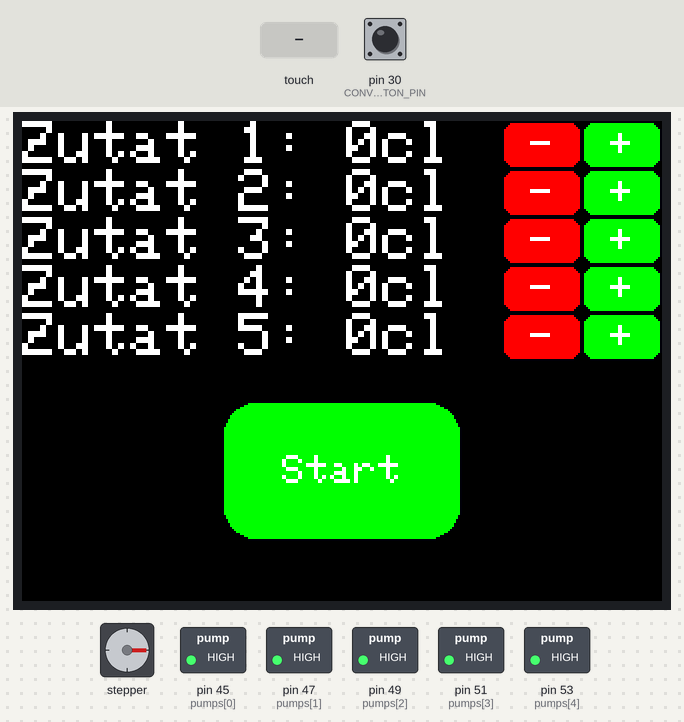
A program run on a simulated Arduino Mega 2560, built with avr-gcc and run on an emulated ATmega2560. On the bench: 320×240 colour display, stepper motor, switched loads named in the program (green lamp = pin HIGH). Inputs (shaded band) come from the test bench; at power-on: pin 30 (CONVEYERBELD_BUTTON_PIN) HIGH. Stepper angles assume 200 steps per turn; what the program prints to the serial monitor is not drawn.

Above: at 2.4 s.
2.5 s: touch panel pressed at 13 % / 90 % of its raw x / y range
At 3.2 s:
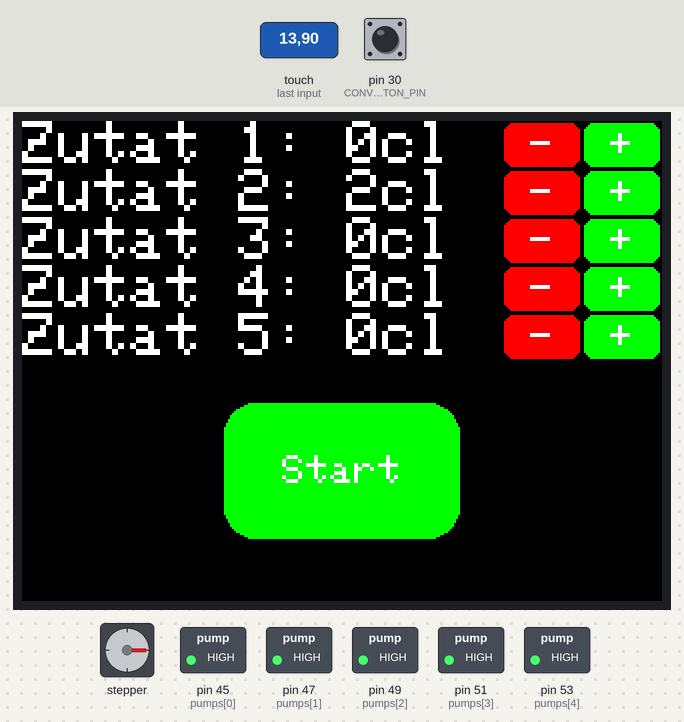
4.2 s: touch panel pressed at 62 % / 30 % of its raw x / y range
At 4.6 s:
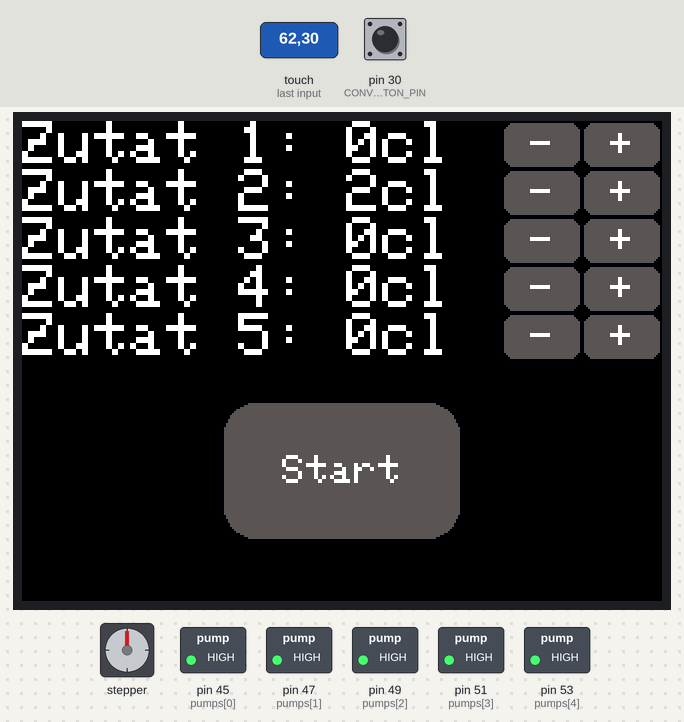
At 9.2 s:
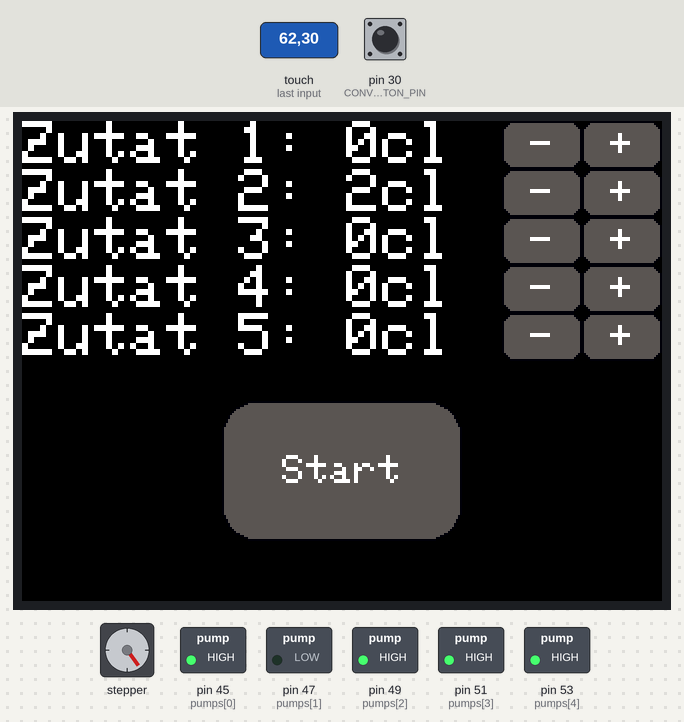
Timing chart, 0 to 10.7 s (numbered marks = the images above; inputs shaded):
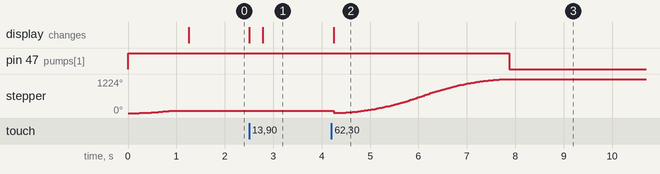

The program:

main.cpp
```cpp
#include "main.h"
#define YP A3  // must be an analog pin, use "An" notation!
#define XM A2  // must be an analog pin, use "An" notation!
#define YM 9   // can be a digital pin
#define XP 8   // can be a digital pin

#define LCD_CS A3
#define LCD_CD A2
#define LCD_WR A1
#define LCD_RD A0
#define LCD_RESET A4

#define BLACK   0x0000
#define BLUE    0x001F
#define RED     0xF800
#define GREEN   0x07E0
#define CYAN    0x07FF
#define MAGENTA 0xF81F
#define YELLOW  0xFFE0
#define WHITE   0xFFFF
#define GRAY    0x5AAA

#define BUTTON_W 40
#define BUTTON_H 24
#define START_BUTTON_W 120
#define START_BUTTON_H 70
#define START_BUTTON_PADDING_DOWN 30

#define MINPRESSURE 5
#define MAXPRESSURE 1000

#define TS_MINX 80
#define TS_MAXX 910

#define TS_MINY 120
#define TS_MAXY 910

#define MAIN_MOTOR_INTERFACE 1
#define MAIN_MOTOR_DIR 22
#define MAIN_MOTOR_STEP 69
#define MAIN_MOTOR_STEPWITH_BETWEEN_STATIONS 680
#define MOTOR_TIME_MILLIS_PER_CL 4840L
#define CONVEYERBELD_BUTTON_PIN 30

TouchScreen ts = TouchScreen(XP, YP, XM, YM, 300);
Elegoo_TFTLCD tft(LCD_CS, LCD_CD, LCD_WR, LCD_RD, LCD_RESET);
int zutatenAnzahl{5};
Elegoo_GFX_Button plusButtons[5] = {};
Elegoo_GFX_Button minusButtons[5] = {};
Elegoo_GFX_Button startButton{};
int zutaten[5] = {};
int pumps[5] = {45, 47, 49, 51, 53};
long pumpTimePerClInMs[5] = {4840, 5260, 4208, 4840, 5438};
unsigned long lastScreenTouch;
unsigned long touchScreenTimeDelta = 40;
bool cocktailActive = false;
AccelStepper mainMotor(MAIN_MOTOR_INTERFACE, MAIN_MOTOR_STEP, MAIN_MOTOR_DIR);


void setup() {
  Serial.begin(9600);
  tft.reset();
  uint16_t identifier = tft.readID();
  if(identifier == 0x9325) {
    Serial.println(F("Found ILI9325 LCD driver"));
  } else if(identifier == 0x9328) {
    Serial.println(F("Found ILI9328 LCD driver"));
  } else if(identifier == 0x4535) {
    Serial.println(F("Found LGDP4535 LCD driver"));
  }else if(identifier == 0x7575) {
    Serial.println(F("Found HX8347G LCD driver"));
  } else if(identifier == 0x9341) {
    Serial.println(F("Found ILI9341 LCD driver"));
  } else if(identifier == 0x8357) {
    Serial.println(F("Found HX8357D LCD driver"));
  } else if(identifier==0x0101)
  {
    identifier=0x9341;
    Serial.println(F("Found 0x9341 LCD driver"));
  }else {
    Serial.print(F("Unknown LCD driver chip: "));
    Serial.println(identifier, HEX);
    Serial.println(F("If using the Elegoo 2.8\" TFT Arduino shield, the line:"));
    Serial.println(F("  #define USE_Elegoo_SHIELD_PINOUT"));
    Serial.println(F("should appear in the library header (Elegoo_TFT.h)."));
    Serial.println(F("If using the breakout board, it should NOT be #defined!"));
    Serial.println(F("Also if using the breakout, double-check that all wiring"));
    Serial.println(F("matches the tutorial."));
    identifier=0x9341;

  }
  //Pumpen pins
  for(int i{0}; i < zutatenAnzahl; i++) {
    pinMode(pumps[i], OUTPUT);
    digitalWrite(pumps[i], HIGH);
  }

  //Förderband button
  pinMode(CONVEYERBELD_BUTTON_PIN, INPUT_PULLUP);

  tft.begin(identifier);
  tft.setRotation(3);

  mainMotor.setMaxSpeed(2000);
	mainMotor.setAcceleration(200);
  mainMotor.setCurrentPosition(0);

  referenceRun();
  initButtons();
  updateGui();
  mainMotor.setSpeed(200);
}

void loop() {
  processGui();
}

void referenceRun() {
  tft.fillScreen(BLACK);
  tft.setCursor(0, 0);
  tft.setTextColor(WHITE);
  tft.setTextSize(3);
  tft.println("Referenzfahrt....");
  bool conveyorBeltButtonPressed = digitalRead(CONVEYERBELD_BUTTON_PIN) == HIGH;
  while (!conveyorBeltButtonPressed) {
    mainMotor.setSpeed(-100);
    mainMotor.runSpeed();
    conveyorBeltButtonPressed = digitalRead(CONVEYERBELD_BUTTON_PIN) == HIGH;
  }
  mainMotor.setCurrentPosition(0);
  mainMotor.moveTo(50);
  while (mainMotor.distanceToGo() != 0) {
      mainMotor.run();
  }

  conveyorBeltButtonPressed = digitalRead(CONVEYERBELD_BUTTON_PIN) == HIGH;
  while (!conveyorBeltButtonPressed) {
    mainMotor.setSpeed(-10);
    mainMotor.runSpeed();
    conveyorBeltButtonPressed = digitalRead(CONVEYERBELD_BUTTON_PIN) == HIGH;
  }
  mainMotor.setCurrentPosition(0);
}

void processGui() {
  TSPoint p = ts.getPoint();
  int16_t tmp = p.x;
  p.x = p.y;
  p.y = tmp;
  pinMode(XM, OUTPUT);
  pinMode(YP, OUTPUT);

  if(p.z > MINPRESSURE && p.z < MAXPRESSURE && !cocktailActive && (millis() - lastScreenTouch > touchScreenTimeDelta)) {
    lastScreenTouch = millis();
    p.x = map(p.x, TS_MINX, TS_MAXX, 0, tft.width());
    p.y = map(p.y, TS_MINY, TS_MAXY, 0, tft.height());

    for(int i{0}; i < zutatenAnzahl; ++i) {
      processZutatenButton(plusButtons[i], p, zutaten[i], true);
      processZutatenButton(minusButtons[i], p, zutaten[i], false);
    }

    //Start Button
    if(startButton.contains(p.x, p.y)) {
      makeCocktail();
    }
  }
}

void makeCocktail() {

  cocktailActive = true;
  initButtons();
  int startPositionMain = mainMotor.currentPosition();
  for(int zutatIndex{0}; zutatIndex < zutatenAnzahl; ++zutatIndex) {
    if(zutaten[zutatIndex] != 0) {
      mainMotor.moveTo(zutatIndex * MAIN_MOTOR_STEPWITH_BETWEEN_STATIONS);
      while (mainMotor.distanceToGo() != 0) {
       mainMotor.run();
      }

      digitalWrite(pumps[zutatIndex], LOW);
      delay(zutaten[zutatIndex] * pumpTimePerClInMs[zutatIndex]);
      digitalWrite(pumps[zutatIndex], HIGH);
      delay(1000);
    }
  }

  mainMotor.moveTo(startPositionMain);
    while (mainMotor.distanceToGo() != 0) {
      mainMotor.run();
    }

  cocktailActive = false;
  initButtons();
}

void processZutatenButton(Elegoo_GFX_Button &button, TSPoint &p, int &zutatenZahl, bool isPlus) {
  if(button.contains(p.x, p.y)) {
    if(isPlus) {
      zutatenZahl = zutatenZahl + 1;
      updateGui();
    } else {
      if(zutatenZahl != 0) {
        zutatenZahl = zutatenZahl - 1;
        updateGui();
      }
    }
  }
}


void initButtons() {
  uint16_t plusButtonColor = cocktailActive? GRAY:GREEN;
  uint16_t minusButtonColor = cocktailActive? GRAY:RED;
  uint16_t startButtonColor = cocktailActive? GRAY:GREEN;
  for(int i{0}; i < zutatenAnzahl; ++i) {
    plusButtons[i].initButton(&tft, tft.width() - (BUTTON_W / 2), BUTTON_H * i + (BUTTON_H / 2),
          BUTTON_W, BUTTON_H,
          1, plusButtonColor, WHITE,
          "+", 2);
    plusButtons[i].drawButton();
    minusButtons[i].initButton(&tft, tft.width() - (BUTTON_W + BUTTON_W / 2), BUTTON_H * i + (BUTTON_H / 2),
          BUTTON_W, BUTTON_H,
          1, minusButtonColor, WHITE,
          "-", 2);
    minusButtons[i].drawButton();
  }

  startButton.initButton(&tft, tft.width() / 2, tft.height() - START_BUTTON_H / 2 - START_BUTTON_PADDING_DOWN,
          START_BUTTON_W, START_BUTTON_H,
          1, startButtonColor, WHITE,
          "Start", 2);
  startButton.drawButton();
}
void updateGui() {
  tft.fillScreen(BLACK);
  tft.setCursor(0, 0);
  tft.setTextColor(WHITE);
  tft.setTextSize(3);
  for(int i{0}; i < zutatenAnzahl; ++i) {
    String line = "Zutat ";
    line += (i + 1);
    line += ": ";
    line += zutaten[i];
    line += "cl";
    tft.println(line);
  }
  for(int i{0}; i < zutatenAnzahl; ++i) {
    plusButtons[i].drawButton();
    minusButtons[i].drawButton();
  }
  startButton.drawButton();
}
```

main.h
```cpp
#pragma once

#include <Arduino.h>
#include <Elegoo_GFX.h>
#include <Elegoo_TFTLCD.h>
#include <TouchScreen.h>
#include <AccelStepper.h>

void setup();
void loop();
void processZutatenButton(Elegoo_GFX_Button &button, TSPoint &p, int &zutatenZahl, bool isPlus);
void initButtons();
void updateGui();
void makeCocktail();
void processGui();
void referenceRun();
```

Measured:
- after the input at 2.5 s, the display: first changes at once (image 1 shows a later state)
- after the input at 4.2 s, pin 47 (pumps[1]): HIGH → LOW after 3.7 s; stepper: turns 89° counter-clockwise in 0.00 s, then 1223° clockwise in 3.5 s; the display: changes after 0.05 s (image 2)
